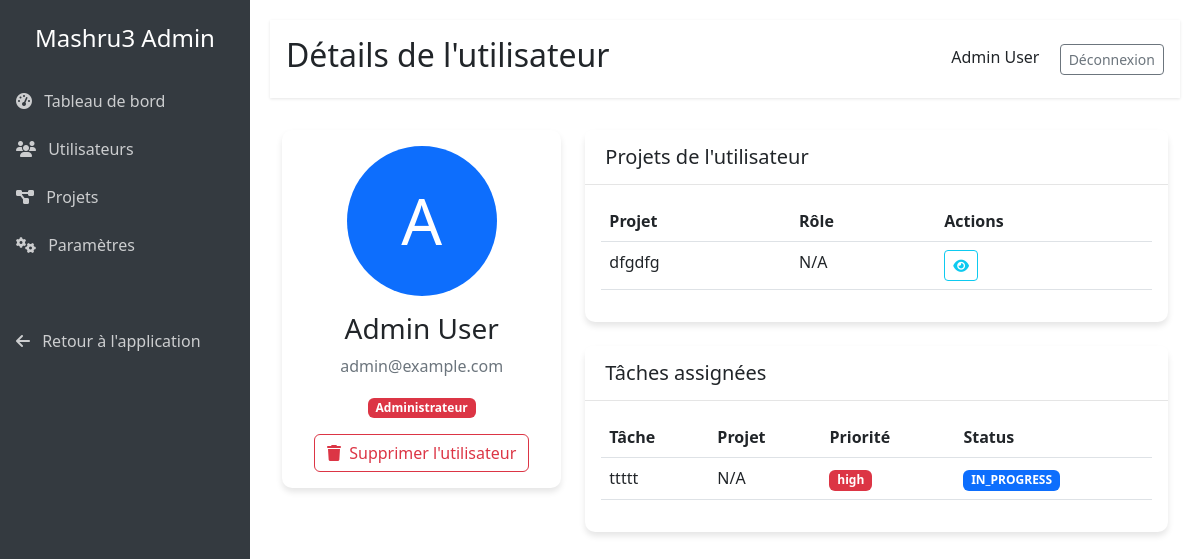
The app's page /admin/user/1 (signed in), older data.
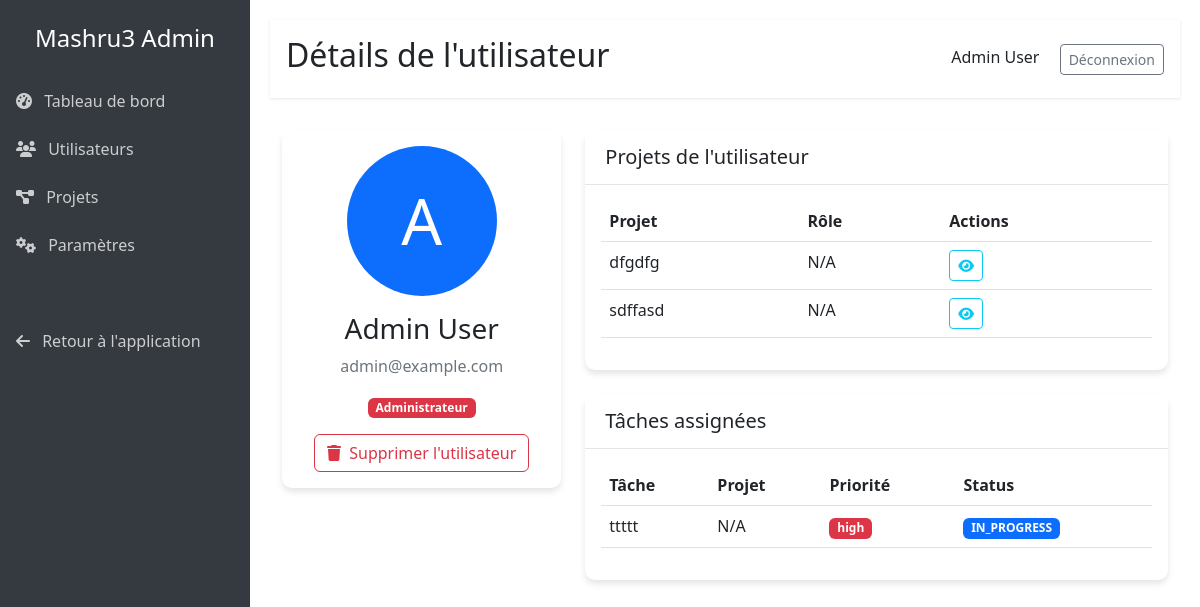
The same page, newer data.
### app.py (models this page shows)
class Project(db.Model):
    project_id = db.Column(db.Integer, primary_key=True)
    name = db.Column(db.String(255), nullable=False)
    description = db.Column(db.Text)
    image = db.Column(db.String(255))
    start_date = db.Column(db.DATE, nullable=True)
    end_date = db.Column(db.DATE, nullable=True)
    finished_date = db.Column(db.DATE, nullable=True)
    created_at = db.Column(db.DATE, server_default=db.func.current_date())

class Task(db.Model):
    task_id = db.Column(db.Integer, primary_key=True)
    project_id = db.Column(db.Integer, db.ForeignKey('project.project_id'), nullable=False)
    title = db.Column(db.String(255), nullable=False)
    description = db.Column(db.Text)
    priority = db.Column(db.String(50), nullable=False)
    status = db.Column(db.String(50), default='TODO')
    __table_args__ = (
        db.CheckConstraint("priority IN ('low', 'medium', 'high')", name='check_task_priority'),
        db.CheckConstraint("status IN ('TODO', 'IN_PROGRESS', 'REVIEW', 'DONE')", name='check_task_status'),
    )
    start_date = db.Column(db.DATE, nullable=True)
    end_date = db.Column(db.DATE, nullable=True)
    finished_date = db.Column(db.DATE, nullable=True)
    created_at = db.Column(db.DATE, server_default=db.func.current_date())

### app.py (the view)
@app.route('/admin/user/<int:user_id>', methods=['GET'])
def admin_user_details(user_id):
    if 'user_id' not in session:
        return redirect(url_for('connexion'))
    current_user = db.session.get(User, session['user_id'])
    if not current_user or not current_user.is_admin:
        return redirect(url_for('dashboard'))
    user = db.session.get(User, user_id)
    user_projects = db.session.query(Project).join(Participate).filter(
        Participate.user_id == user_id
    ).all()
    user_tasks = db.session.query(Task).join(Assigned).filter(
        Assigned.user_id == user_id
    ).all()
    return render_template('admin/user_details.html', user=user, projects=user_projects, tasks=user_tasks)

### app.py (called while the page is built)
@app.context_processor
def inject_quote():
    return {'quote': random.choice(COLLABORATION_QUOTES) if 'COLLABORATION_QUOTES' in globals() else None}

@app.context_processor
def inject_user_data():
    if 'user_id' in session:
        user = db.session.get(User, session['user_id'])
        if user:
            return {
                'user_first_name': user.name,
                'user_image': user.image,
                'is_admin': user.is_admin  # Add admin status here
            }
    return {'user_first_name': None, 'user_image': None, 'is_admin': False}

@app.context_processor
def inject_notifications_data():
    if 'user_id' in session:
        unread_count = Notification.query.filter_by(
            recipient_id=session['user_id'],
            is_read=False
        ).count()
        return {'notification_count': unread_count}
    return {'notification_count': 0}

### templates/admin/user_details.html (shortened to what the changed rows need)
{% extends 'admin/base.html' %}
{% block page_title %}Détails de l'utilisateur{% endblock %}
{% block content %}
<div class="container-fluid">
    <div class="row">
        <div class="col-md-8">
            <div class="card mb-4">
                <div class="card-body">
                    {% if projects %}
                    <div class="table-responsive">
                        <table class="table table-hover">
                            <thead>
                                <tr>
                                    <th>Projet</th>
                                    <th>Rôle</th>
                                    <th>Actions</th>
                                </tr>
                            </thead>
                            <tbody>
                                {% for project in projects %}
                                <tr>
                                    <td>{{ project.name }}</td>
                                    <td>
                                        {% set participate = participations[project.project_id] if participations is defined else None %}
                                        {{ participate.role if participate else 'N/A' }}
                                    </td>
                                    <td>
                                        <a href="{{ url_for('project_detail', project_id=project.project_id) }}" class="btn btn-sm btn-outline-info">
                                            <i class="fas fa-eye"></i>
                                        </a>
                                    </td>
                                </tr>
                                {% endfor %}
                            </tbody>
                        </table>
                    </div>
                    {% else %}
                    <p class="text-muted text-center">Cet utilisateur ne participe à aucun projet.</p>
                    {% endif %}
                </div>
            </div>
            <div class="card">
                <div class="card-body">
                    {% if tasks %}
                    <div class="table-responsive">
                        <table class="table table-hover">
                            <thead>
                                <tr>
                                    <th>Tâche</th>
                                    <th>Projet</th>
                                    <th>Priorité</th>
                                    <th>Status</th>
                                </tr>
                            </thead>
                            <tbody>
                                {% for task in tasks %}
                                <tr>
                                    <td>{{ task.title }}</td>
                                    <td>
                                        {% set project = projects_map[task.project_id] if projects_map is defined else None %}
                                        {{ project.name if project else 'N/A' }}
                                    </td>
                                    <td>
                                        <span class="badge bg-{{ 'danger' if task.priority == 'high' else 'warning' if task.priority == 'medium' else 'info' }}">
                                            {{ task.priority }}
                                        </span>
                                    </td>
                                    <td>
                                        <span class="badge bg-{{ 'success' if task.status == 'DONE' else 'primary' if task.status == 'IN_PROGRESS' else 'secondary' }}">
                                            {{ task.status }}
                                        </span>
                                    </td>
                                </tr>
                                {% endfor %}
                            </tbody>
                        </table>
                    </div>
                    {% else %}
                    <p class="text-muted text-center">Aucune tâche assignée à cet utilisateur.</p>
                    {% endif %}
                </div>
            </div>
        </div>
    </div>
</div>
{% endblock %}

Row changes from the older to the newer data that the page shows:
added Project: name "sdffasd", role "N/A"
